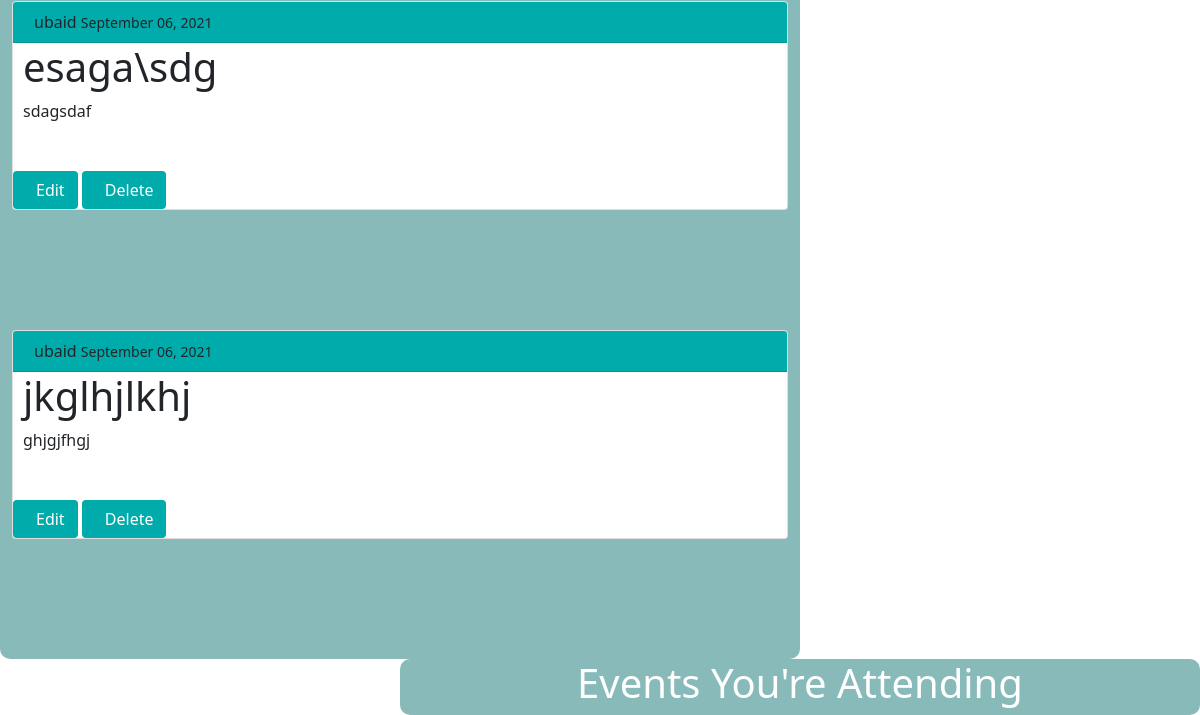
Page /myevents/ (signed in, lower part) on the earlier database version.
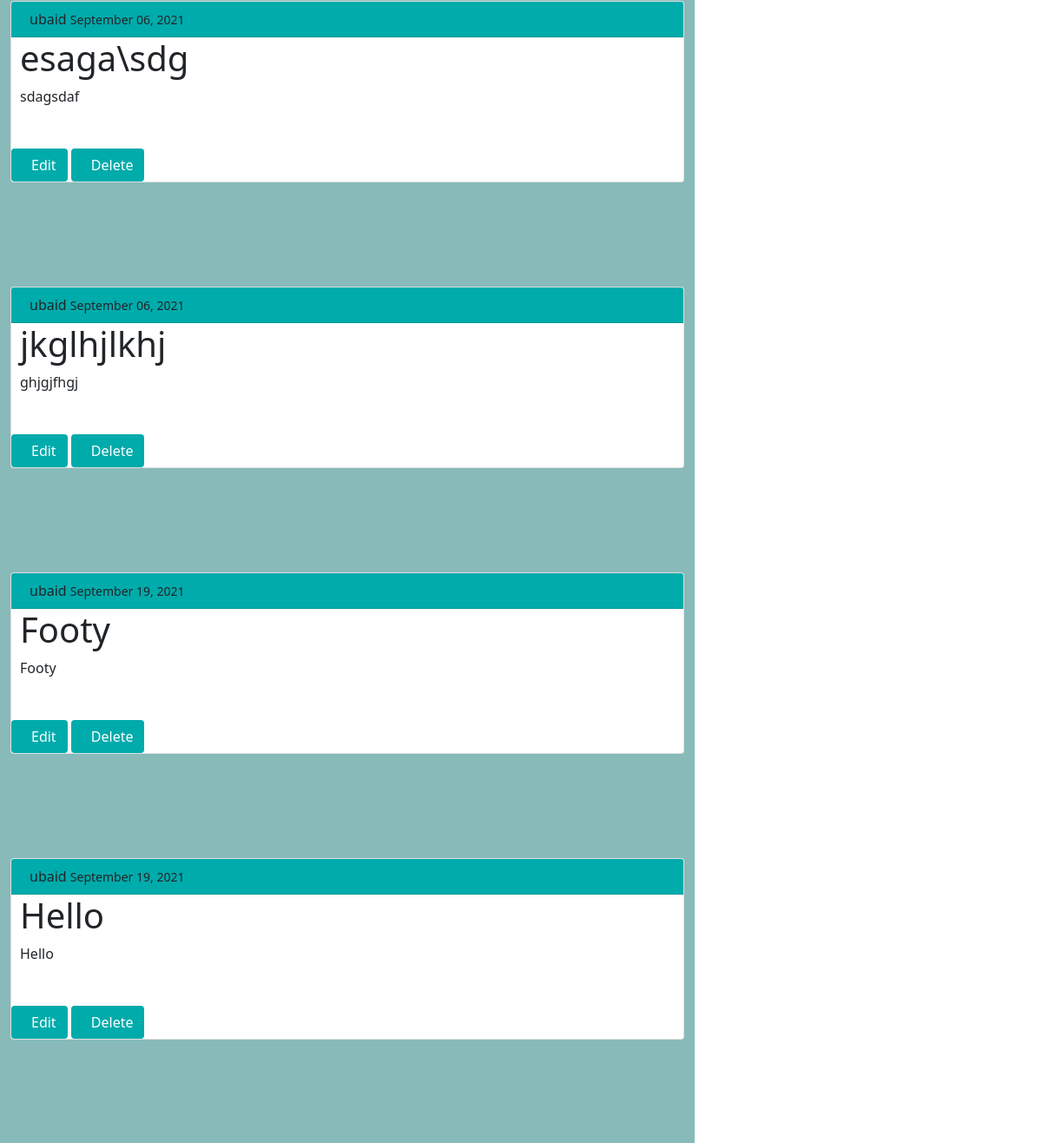
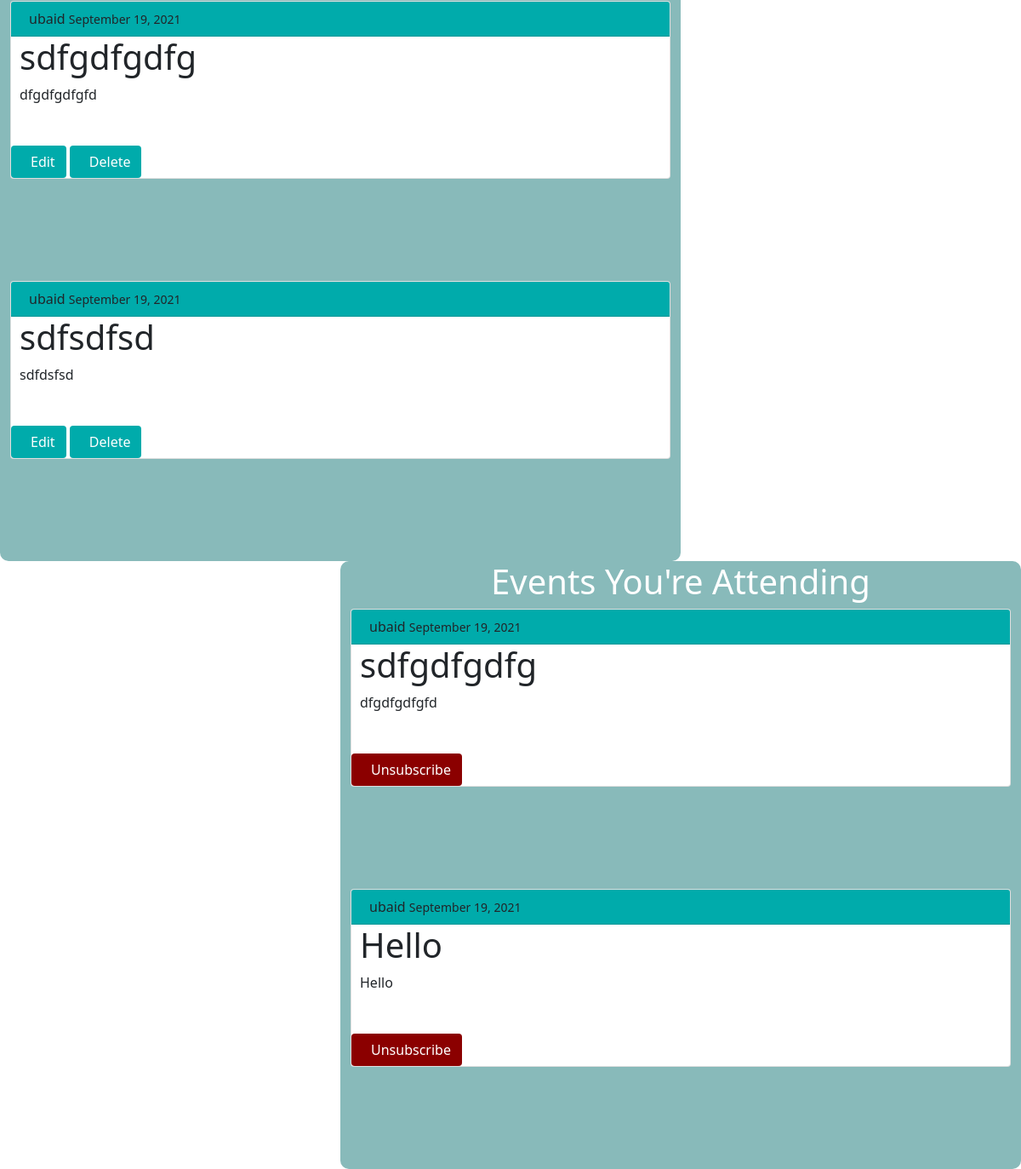
Same page on the later database version (2 pictures, top to bottom).
### events/models.py (models this page shows, shortened)
class Event(models.Model):
    title = models.CharField(max_length=100)
    content = models.TextField()
    date_posted = models.DateTimeField(default=timezone.now)
    author = models.ForeignKey(User, on_delete=models.CASCADE)
    shouldAttend = models.BooleanField(default=False)
    subscribed = models.IntegerField(default=0)

class UserEventInfo(models.Model):
    user = models.ForeignKey(User, on_delete=models.CASCADE)
    event = models.ForeignKey(Event, on_delete=models.CASCADE)
    isAttending = models.BooleanField(default=False)
    isCreator = models.BooleanField(default=False)

### users/models.py (models this page shows)
class User(AbstractUser):
    emailAuthenticated = models.BooleanField(default=False)
    class Meta:
        db_table = 'user'

### events/views.py (the view)
# urls.py: path('myevents/', views.myEvents, name='my-events')
@login_required(login_url='login')
def myEvents(request):
    context = {
        'events': Event.objects.all(),
        'userEventInfo': UserEventInfo.objects.all()
    }
    return render(request, 'events/my-events.html', context)

### events/templates/events/my-events.html (shortened to what this page needs)
{% extends 'events/base.html' %}
{% block content %}
    <div class="container" style="float: left; width:800px; background-color: #88baba; border-radius: 10px;">
        {% for event in events %}
            {% if event.author == request.user %}
            <div class="card">
                <div class="card-header" style="text-indent: 5px; background-color: #00abab"> {{ event.author }}
                    <small class="text-dark">{{ event.date_posted|date:"F d, Y" }}</small>
                </div>
                <div class="card-main" style="text-indent: 10px">
                    <h1 class="card-title">{{ event.title }}</h1>
                    <div class="card-text">
                        {{ event.content }}
                    </div><br><br>
                            <a href="{% url 'edit' event.pk %}" class="btn btn-primary" style="background-color: #00abab">Edit</a>
                            <a href="{% url 'delete' event.pk %}" class="btn btn-primary" style="background-color: #00abab">Delete</a>
                </div>
            </div><br><br><br><br><br>
            {% endif %}
        {% endfor %}
    </div>
    <div class="container" style="float: right; width:800px; background-color: #88baba; border-radius: 10px">
    <h1 style="color: white; text-align: center">Events You're Attending</h1>
    {% for eventinfo in userEventInfo %}
        {% if eventinfo.user == request.user and eventinfo.isAttending %}
            <div class="card">
                <div class="card-header" style="text-indent: 5px;background-color: #00abab "> {{ eventinfo.event.author }}
                    <small class="text-dark">{{ eventinfo.event.date_posted|date:"F d, Y" }}</small>
                </div>
                <div class="card-main" style="text-indent: 10px">
                    <h1 class="card-title">{{ eventinfo.event.title }}</h1>
                    <div class="card-text">
                        {{ eventinfo.event.content }}
                    </div><br><br>
                            <a href="{% url 'unattend' eventinfo.event.pk %}" class="btn btn-primary" style="background-color: darkred">Unsubscribe</a>
                </div>
            </div><br><br><br><br><br>
        {% endif %}
    {% endfor %}
    </div>
{% endblock content %}

Differences in the rows shown:
added Event: author "ubaid", date_posted "September 19, 2021", title "Footy", content "Footy"
added Event: author "ubaid", date_posted "September 19, 2021", title "Hello", content "Hello"
added Event: author "ubaid", date_posted "September 19, 2021", title "sdfgdfgdfg", content "dfgdfgdfgfd"
added Event: author "ubaid", date_posted "September 19, 2021", title "sdfsdfsd", content "sdfdsfsd"
added UserEventInfo: event.author "ubaid", event.date_posted "September 19, 2021", event "sdfgdfgdfg", event.content "dfgdfgdfgfd"
added UserEventInfo: event.author "ubaid", event.date_posted "September 19, 2021", event "Hello", event.content "Hello"
